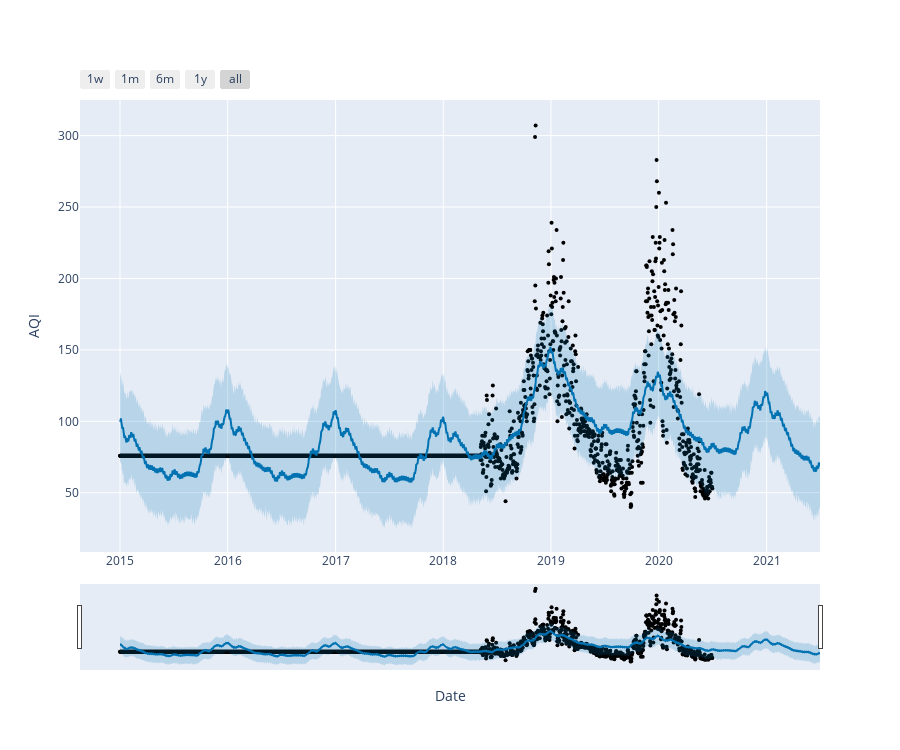

Notebook source saved alongside this figure:
### Markdown cell above
Time Series Analysis
2015-2020 ---> cross Validation

### Code cell
#Plotting out the forecast

from fbprophet.plot import plot_plotly

fig = plot_plotly(model, forecast ,xlabel = 'Date',ylabel= 'AQI',figsize=(900,750))
fig.show()

### Figure 1 — Plotly figure (JSON) as saved in the notebook; plotly's stock layout.template omitted (floating-point values rounded to 4 significant figures; data arrays with more than 128 entries replaced by an {"elided": "..."} marker saying what was removed)
{"data": [{"marker": {"color": "black", "size": 4}, "mode": "markers", "name": "Actual", "type": "scatter", "x": {"elided": "2009 str values"}, "y": {"elided": "2009 int values"}}, {"hoverinfo": "skip", "line": {"width": 0}, "mode": "lines", "type": "scatter", "x": {"elided": "2374 str values"}, "y": {"elided": "2374 float values"}}, {"fill": "tonexty", "fillcolor": "rgba(0, 114, 178, 0.2)", "line": {"color": "#0072B2", "width": 2}, "mode": "lines", "name": "Predicted", "type": "scatter", "x": {"elided": "2374 str values"}, "y": {"elided": "2374 float values"}}, {"fill": "tonexty", "fillcolor": "rgba(0, 114, 178, 0.2)", "hoverinfo": "skip", "line": {"width": 0}, "mode": "lines", "type": "scatter", "x": {"elided": "2374 str values"}, "y": {"elided": "2374 float values"}}], "layout": {"height": 750, "showlegend": false, "width": 900, "xaxis": {"rangeselector": {"buttons": [{"count": 7, "label": "1w", "step": "day", "stepmode": "backward"}, {"count": 1, "label": "1m", "step": "month", "stepmode": "backward"}, {"count": 6, "label": "6m", "step": "month", "stepmode": "backward"}, {"count": 1, "label": "1y", "step": "year", "stepmode": "backward"}, {"step": "all"}]}, "rangeslider": {"visible": true}, "title": {"text": "Date"}, "type": "date"}, "yaxis": {"title": {"text": "AQI"}}}}
